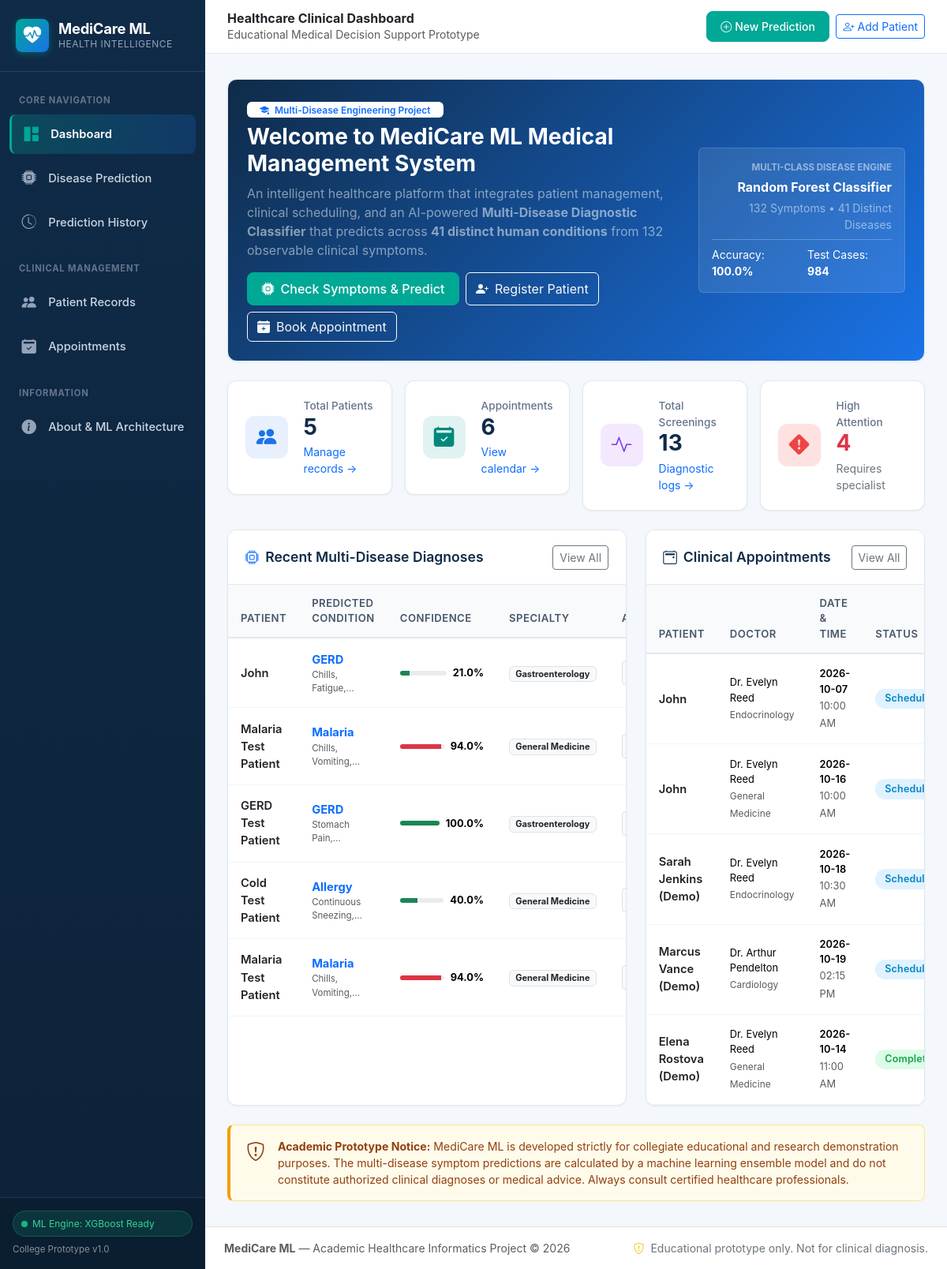
The page / on the database its author committed.
### tables this page shows
CREATE TABLE predictions (
            id INTEGER PRIMARY KEY AUTOINCREMENT,
            patient_id INTEGER,
            patient_name TEXT NOT NULL,
            predicted_disease TEXT NOT NULL,
            confidence_pct REAL NOT NULL,
            severity TEXT NOT NULL,
            department TEXT NOT NULL,
            symptoms_summary TEXT NOT NULL,
            symptom_count INTEGER NOT NULL,
            differentials_json TEXT,
            precautions_json TEXT,
            notes TEXT,
            created_at TIMESTAMP DEFAULT CURRENT_TIMESTAMP,
            FOREIGN KEY (patient_id) REFERENCES patients(id) ON DELETE SET NULL
        );

CREATE TABLE appointments (
            id INTEGER PRIMARY KEY AUTOINCREMENT,
            patient_id INTEGER,
            patient_name TEXT NOT NULL,
            doctor_name TEXT NOT NULL,
            department TEXT NOT NULL,
            appointment_date TEXT NOT NULL,
            appointment_time TEXT NOT NULL,
            reason TEXT NOT NULL,
            status TEXT NOT NULL DEFAULT 'Scheduled',
            created_at TIMESTAMP DEFAULT CURRENT_TIMESTAMP,
            FOREIGN KEY (patient_id) REFERENCES patients(id) ON DELETE SET NULL
        );

### app.py (the view)
@app.route("/")
def dashboard():
    conn = database.get_db_connection()
    total_patients = conn.execute("SELECT COUNT(*) AS c FROM patients").fetchone()["c"]
    total_appointments = conn.execute("SELECT COUNT(*) AS c FROM appointments").fetchone()["c"]
    total_predictions = conn.execute("SELECT COUNT(*) AS c FROM predictions").fetchone()["c"]
    high_attention_cases = conn.execute(
        "SELECT COUNT(*) AS c FROM predictions WHERE severity = 'High Attention'"
    ).fetchone()["c"]
    recent_appointments = conn.execute("""
        SELECT id, patient_name, doctor_name, department, appointment_date, appointment_time, status
        FROM appointments
        ORDER BY created_at DESC
        LIMIT 5
    """).fetchall()
    recent_predictions = conn.execute("""
        SELECT id, patient_name, predicted_disease, confidence_pct, severity, department, symptoms_summary, created_at
        FROM predictions
        ORDER BY created_at DESC
        LIMIT 5
    """).fetchall()
    eval_metrics = ml_model.load_evaluation_metrics()
    conn.close()
    return render_template(
        "dashboard.html",
        total_patients=total_patients,
        total_appointments=total_appointments,
        total_predictions=total_predictions,
        high_attention_cases=high_attention_cases,
        recent_appointments=recent_appointments,
        recent_predictions=recent_predictions,
        eval_metrics=eval_metrics
    )

### templates/dashboard.html (shortened to what this page needs)
{% extends "base.html" %}
{% block page_heading %}Healthcare Clinical Dashboard{% endblock %}
{% block content %}
<div class="card-healthcare mb-4 p-4" style="background: linear-gradient(135deg, #0f2b48 0%, #1a73e8 100%); color: #ffffff;">
  <div class="row align-items-center">
    <div class="col-lg-8">
      <div class="badge bg-white text-primary px-3 py-1 mb-2 fw-semibold">
        <i class="bi bi-mortarboard-fill me-1"></i> Multi-Disease Engineering Project
      </div>
      <h3 class="fw-bold mb-2">Welcome to MediCare ML Medical Management System</h3>
      <p class="mb-3 text-white-50" style="max-width: 650px;">
        An intelligent healthcare platform that integrates patient management, clinical scheduling, and an AI-powered <strong>Multi-Disease Diagnostic Classifier</strong> that predicts across <strong>41 distinct human conditions</strong> from 132 observable clinical symptoms.
      </p>
      <div class="d-flex flex-wrap gap-2">
        <a href="{{ url_for('predict') }}" class="btn btn-med-teal d-inline-flex align-items-center gap-2">
          <i class="bi bi-cpu-fill"></i> Check Symptoms & Predict
        </a>
        <a href="{{ url_for('patient_new') }}" class="btn btn-outline-light d-inline-flex align-items-center gap-2">
          <i class="bi bi-person-plus-fill"></i> Register Patient
        </a>
        <a href="{{ url_for('appointment_new') }}" class="btn btn-outline-light d-inline-flex align-items-center gap-2">
          <i class="bi bi-calendar-plus-fill"></i> Book Appointment
        </a>
      </div>
    </div>
    <div class="col-lg-4 d-none d-lg-flex justify-content-end">
      <div class="text-end p-3 rounded" style="background: rgba(255, 255, 255, 0.1); backdrop-filter: blur(5px); border: 1px solid rgba(255, 255, 255, 0.15);">
        <small class="text-white-50 d-block text-uppercase fw-bold" style="font-size: 0.72rem;">Multi-Class Disease Engine</small>
        <span class="fw-bold fs-6 text-white d-block mt-1">Random Forest Classifier</span>
        <small class="text-white-50 d-block mt-1">132 Symptoms &bull; 41 Distinct Diseases</small>
        {% if eval_metrics %}
          <div class="mt-2 pt-2 border-top border-white border-opacity-25 d-flex justify-content-between text-start small">
            <span>Accuracy: <strong>{{ (eval_metrics['accuracy'] * 100)|round(1) }}%</strong></span>
            <span>Test Cases: <strong>{{ eval_metrics['test_samples'] }}</strong></span>
          </div>
        {% endif %}
      </div>
    </div>
  </div>
</div>
<div class="row g-3 mb-4">
  <div class="col-sm-6 col-xl-3">
    <div class="stat-card">
      <div class="stat-icon blue">
        <i class="bi bi-people-fill"></i>
      </div>
      <div class="stat-info">
        <span class="stat-label">Total Patients</span>
        <span class="stat-value">{{ total_patients }}</span>
        <small class="text-muted mt-1"><a href="{{ url_for('patients_list') }}" class="text-decoration-none">Manage records &rarr;</a></small>
      </div>
    </div>
  </div>
  <div class="col-sm-6 col-xl-3">
    <div class="stat-card">
      <div class="stat-icon teal">
        <i class="bi bi-calendar2-check-fill"></i>
      </div>
      <div class="stat-info">
        <span class="stat-label">Appointments</span>
        <span class="stat-value">{{ total_appointments }}</span>
        <small class="text-muted mt-1"><a href="{{ url_for('appointments_list') }}" class="text-decoration-none">View calendar &rarr;</a></small>
      </div>
    </div>
  </div>
  <div class="col-sm-6 col-xl-3">
    <div class="stat-card">
      <div class="stat-icon purple">
        <i class="bi bi-activity"></i>
      </div>
      <div class="stat-info">
        <span class="stat-label">Total Screenings</span>
        <span class="stat-value">{{ total_predictions }}</span>
        <small class="text-muted mt-1"><a href="{{ url_for('prediction_history') }}" class="text-decoration-none">Diagnostic logs &rarr;</a></small>
      </div>
    </div>
  </div>
  <div class="col-sm-6 col-xl-3">
    <div class="stat-card">
      <div class="stat-icon red">
        <i class="bi bi-exclamation-diamond-fill"></i>
      </div>
      <div class="stat-info">
        <span class="stat-label">High Attention</span>
        <span class="stat-value text-danger">{{ high_attention_cases }}</span>
        <small class="text-muted mt-1"><span class="text-secondary">Requires specialist</span></small>
      </div>
    </div>
  </div>
</div>
<div class="row g-4">
  <div class="col-lg-7">
    <div class="card-healthcare h-100">
      <div class="card-header-healthcare">
        <h5 class="card-title-healthcare">
          <i class="bi bi-cpu text-primary"></i> Recent Multi-Disease Diagnoses
        </h5>
        <a href="{{ url_for('prediction_history') }}" class="btn btn-sm btn-outline-secondary">View All</a>
      </div>
      {% if recent_predictions %}
        <div class="table-responsive">
          <table class="table table-healthcare">
            <thead>
              <tr>
                <th>Patient</th>
                <th>Predicted Condition</th>
                <th>Confidence</th>
                <th>Specialty</th>
                <th>Action</th>
              </tr>
            </thead>
            <tbody>
              {% for pred in recent_predictions %}
                <tr>
                  <td class="fw-semibold text-dark">{{ pred['patient_name'] }}</td>
                  <td>
                    <strong class="text-primary">{{ pred['predicted_disease'] }}</strong>
                    <small class="d-block text-muted" style="font-size: 0.72rem;">{{ pred['symptoms_summary']|truncate(25) }}</small>
                  </td>
                  <td>
                    <div class="d-flex align-items-center gap-2">
                      <div class="progress flex-grow-1" style="height: 6px; width: 50px;">
                        <div class="progress-bar {% if pred['severity'] == 'High Attention' %}bg-danger{% else %}bg-success{% endif %}"
                             role="progressbar" style="width: {{ pred['confidence_pct'] }}%;"></div>
                      </div>
                      <small class="fw-bold">{{ pred['confidence_pct'] }}%</small>
                    </div>
                  </td>
                  <td>
                    <span class="badge bg-light text-dark border">{{ pred['department'] }}</span>
                  </td>
                  <td>
                    <a href="{{ url_for('prediction_result', record_id=pred['id']) }}" class="btn btn-sm btn-light border py-1 px-2" title="View Full Report">
                    </a>
                  </td>
                </tr>
              {% endfor %}
            </tbody>
          </table>
        </div>
      {% endif %}
    </div>
  </div>
  <div class="col-lg-5">
    <div class="card-healthcare h-100">
      <div class="card-header-healthcare">
        <h5 class="card-title-healthcare">
          <i class="bi bi-calendar2-event text-teal"></i> Clinical Appointments
        </h5>
        <a href="{{ url_for('appointments_list') }}" class="btn btn-sm btn-outline-secondary">View All</a>
      </div>
      {% if recent_appointments %}
        <div class="table-responsive">
          <table class="table table-healthcare">
            <thead>
              <tr>
                <th>Patient</th>
                <th>Doctor</th>
                <th>Date & Time</th>
                <th>Status</th>
              </tr>
            </thead>
            <tbody>
              {% for apt in recent_appointments %}
                <tr>
                  <td class="fw-semibold text-dark">{{ apt['patient_name'] }}</td>
                  <td>
                    <small class="d-block">{{ apt['doctor_name'] }}</small>
                    <small class="text-muted" style="font-size: 0.75rem;">{{ apt['department'] }}</small>
                  </td>
                  <td>
                    <small class="d-block fw-semibold">{{ apt['appointment_date'] }}</small>
                    <small class="text-muted">{{ apt['appointment_time'] }}</small>
                  </td>
                  <td>
                    {% if apt['status'] == 'Scheduled' %}
                      <span class="badge badge-status badge-scheduled">Scheduled</span>
                    {% elif apt['status'] == 'Completed' %}
                      <span class="badge badge-status badge-completed">Completed</span>
                    {% else %}
                      <span class="badge badge-status badge-cancelled">Cancelled</span>
                    {% endif %}
                  </td>
                </tr>
              {% endfor %}
            </tbody>
          </table>
        </div>
      {% endif %}
    </div>
  </div>
</div>
<div class="educational-disclaimer mt-4 d-flex align-items-start gap-3">
  <i class="bi bi-shield-exclamation fs-4 flex-shrink-0"></i>
  <div>
    <strong>Academic Prototype Notice:</strong>
    MediCare ML is developed strictly for collegiate educational and research demonstration purposes.
    The multi-disease symptom predictions are calculated by a machine learning ensemble model and do not constitute authorized clinical diagnoses or medical advice. Always consult certified healthcare professionals.
  </div>
</div>
{% endblock %}

### templates/base.html (shortened to what this page needs)
<!DOCTYPE html>
<html lang="en">
<head>
  <link href="https://cdn.jsdelivr.net/npm/bootstrap@5.3.3/dist/css/bootstrap.min.css" rel="stylesheet">
  <link href="https://cdn.jsdelivr.net/npm/bootstrap-icons@1.11.3/font/bootstrap-icons.min.css" rel="stylesheet">
  <link href="{{ url_for('static', filename='css/style.css') }}" rel="stylesheet">
</head>
<body>
<div class="app-wrapper">
  <aside class="sidebar">
    <a href="{{ url_for('dashboard') }}" class="sidebar-brand">
      <div class="sidebar-brand-icon">
        <i class="bi bi-heart-pulse-fill"></i>
      </div>
      <div class="sidebar-brand-text">
        <span class="sidebar-brand-title">MediCare ML</span>
        <span class="sidebar-brand-subtitle">Health Intelligence</span>
      </div>
    </a>
    <div class="sidebar-nav">
      <span class="nav-section-title">Core Navigation</span>
      <a href="{{ url_for('dashboard') }}" class="sidebar-link {% if request.endpoint == 'dashboard' %}active{% endif %}">
        <i class="bi bi-grid-1x2-fill"></i>
        <span>Dashboard</span>
      </a>
      <a href="{{ url_for('predict') }}" class="sidebar-link {% if request.endpoint in ['predict', 'prediction_result'] %}active{% endif %}">
        <i class="bi bi-cpu-fill"></i>
        <span>Disease Prediction</span>
      </a>
      <a href="{{ url_for('prediction_history') }}" class="sidebar-link {% if request.endpoint == 'prediction_history' %}active{% endif %}">
        <i class="bi bi-clock-history"></i>
        <span>Prediction History</span>
      </a>
      <span class="nav-section-title mt-2">Clinical Management</span>
      <a href="{{ url_for('patients_list') }}" class="sidebar-link {% if request.endpoint and 'patient' in request.endpoint %}active{% endif %}">
        <i class="bi bi-people-fill"></i>
        <span>Patient Records</span>
      </a>
      <a href="{{ url_for('appointments_list') }}" class="sidebar-link {% if request.endpoint and 'appointment' in request.endpoint %}active{% endif %}">
        <i class="bi bi-calendar2-check-fill"></i>
        <span>Appointments</span>
      </a>
      <span class="nav-section-title mt-2">Information</span>
      <a href="{{ url_for('about') }}" class="sidebar-link {% if request.endpoint == 'about' %}active{% endif %}">
        <i class="bi bi-info-circle-fill"></i>
        <span>About & ML Architecture</span>
      </a>
    </div>
    <div class="sidebar-footer">
      <div class="d-flex flex-column gap-1">
        <div class="ml-status-pill">
          <span class="pulse-dot"></span>
          <span>ML Engine: XGBoost Ready</span>
        </div>
        <small class="text-white-50 mt-1" style="font-size: 0.72rem;">
          College Prototype v1.0
        </small>
      </div>
    </div>
  </aside>
  <div class="main-wrapper">
    <header class="top-navbar">
      <div class="d-flex align-items-center gap-3">
        <div class="d-none d-md-flex flex-column">
          <h6 class="mb-0 fw-bold text-dark">{% block page_heading %}Healthcare Overview{% endblock %}</h6>
          <small class="text-muted">Educational Medical Decision Support Prototype</small>
        </div>
      </div>
      <div class="d-flex align-items-center gap-2">
        <a href="{{ url_for('predict') }}" class="btn btn-sm btn-med-teal d-flex align-items-center gap-1">
          <i class="bi bi-plus-circle"></i>
          <span>New Prediction</span>
        </a>
        <a href="{{ url_for('patient_new') }}" class="btn btn-sm btn-outline-primary d-none d-sm-flex align-items-center gap-1">
          <i class="bi bi-person-plus"></i>
          <span>Add Patient</span>
        </a>
      </div>
    </header>
    <main class="page-content">
      {% block content %}{% endblock %}
    </main>
    <footer class="bg-white border-top py-3 px-4 mt-auto text-muted small d-flex flex-wrap justify-content-between align-items-center">
      <div>
        <strong>MediCare ML</strong> — Academic Healthcare Informatics Project &copy; {{ current_year }}
      </div>
      <div class="text-secondary">
        <i class="bi bi-shield-exclamation text-warning me-1"></i>
        Educational prototype only. Not for clinical diagnosis.
      </div>
    </footer>
  </div>
</div>
</body>
</html>

### rows shown on the page
predictions: patient_name "John", predicted_disease "GERD", symptoms_summary "Chills, Fatigue,...", confidence_pct "21.0", department "Gastroenterology"
predictions: patient_name "Malaria Test Patient", predicted_disease "Malaria", symptoms_summary "Chills, Vomiting,...", confidence_pct "94.0", department "General Medicine"
predictions: patient_name "GERD Test Patient", predicted_disease "GERD", symptoms_summary "Stomach Pain,...", confidence_pct "100.0", department "Gastroenterology"
predictions: patient_name "Cold Test Patient", predicted_disease "Allergy", symptoms_summary "Continuous Sneezing,...", confidence_pct "40.0", department "General Medicine"
predictions: patient_name "Malaria Test Patient", predicted_disease "Malaria", symptoms_summary "Chills, Vomiting,...", confidence_pct "94.0", department "General Medicine"
appointments: patient_name "John", doctor_name "Dr. Evelyn Reed", department "Endocrinology", appointment_date "2026-10-07", appointment_time "10:00 AM", status "Scheduled"
appointments: patient_name "John", doctor_name "Dr. Evelyn Reed", department "General Medicine", appointment_date "2026-10-16", appointment_time "10:00 AM", status "Scheduled"
appointments: patient_name "Sarah Jenkins (Demo)", doctor_name "Dr. Evelyn Reed", department "Endocrinology", appointment_date "2026-10-18", appointment_time "10:30 AM", status "Scheduled"
appointments: patient_name "Marcus Vance (Demo)", doctor_name "Dr. Arthur Pendelton", department "Cardiology", appointment_date "2026-10-19", appointment_time "02:15 PM", status "Scheduled"
appointments: patient_name "Elena Rostova (Demo)", doctor_name "Dr. Evelyn Reed", department "General Medicine", appointment_date "2026-10-14", appointment_time "11:00 AM", status "Completed"

### other values the page prints
{{ (eval_metrics['accuracy'] * 100)|round(1) }} "100.0"
{{ eval_metrics['test_samples'] }} "984"
{{ total_patients }} "5"
{{ total_appointments }} "6"
{{ total_predictions }} "13"
{{ high_attention_cases }} "4"
